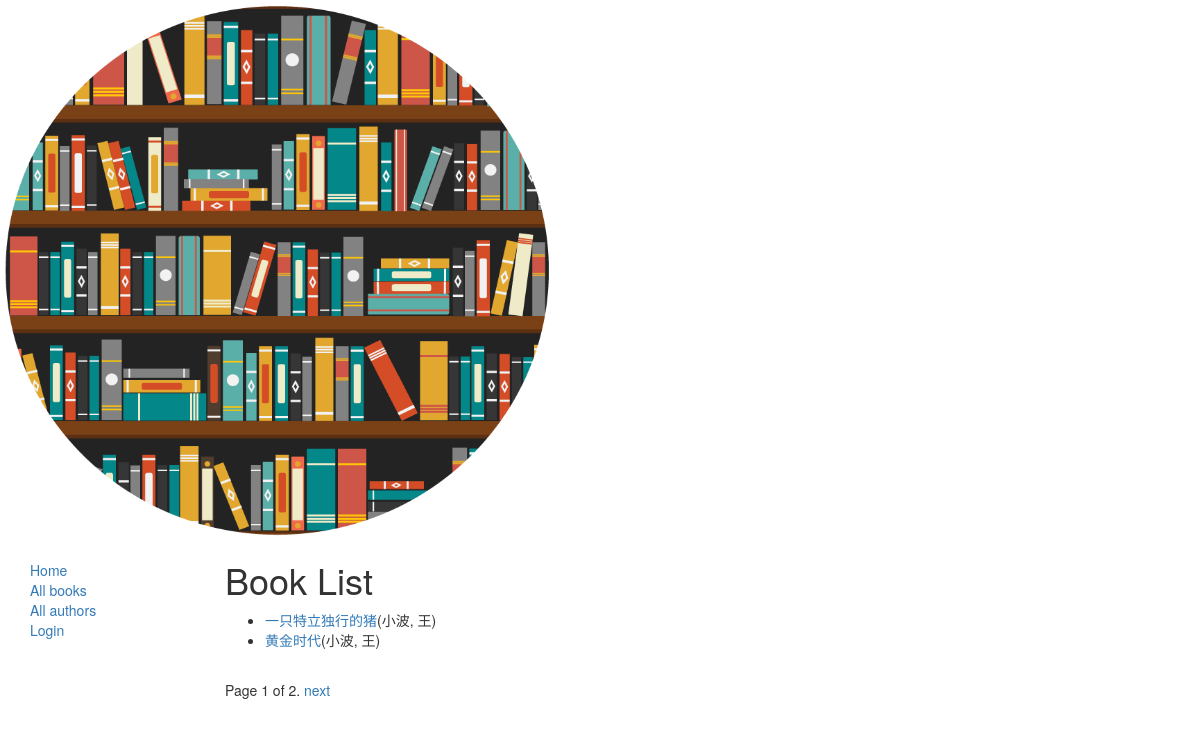
/catalog/books/, run on the app's committed database.
### catalog/models.py (models this page shows, shortened)
class Book(models.Model):
    title = models.CharField(max_length=200)
    author = models.ForeignKey('Author', on_delete=models.SET_NULL, null=True)
    summary = models.TextField(max_length=1000, help_text="Enter a brief description of the book")
    isbn = models.CharField('ISBN', max_length=13,
                            help_text='13 Character <a href="https://www.isbn-international.org/content/what-isbn'
                                      '">ISBN number</a>')
    genre = models.ManyToManyField(Genre, help_text="Select a genre for this book")
    language = models.ForeignKey('Language', on_delete=models.SET_NULL, null=True)
    def get_absolute_url(self):
        return reverse('book-detail', args=[str(self.id)])
    def display_genre(self):
        """
        Creates a string for the Genre. This is required to display genre in Admin.
        """
        return ','.join([genre.name for genre in self.genre.all()[:3]])
    display_genre.short_description = 'Genre'

class Author(models.Model):
    first_name = models.CharField(max_length=100)
    last_name = models.CharField(max_length=100)
    date_of_birth = models.DateField(null=True, blank=True)
    date_of_death = models.DateField('Died', null=True, blank=True)
    def __str__(self):
        return '%s, %s' % (self.last_name, self.first_name)

### catalog/views.py (the view)
# urls.py: path('books/', views.BookListView.as_view(), name='books'),
class BookListView(generic.ListView):
    model = Book
    paginate_by = 2

### catalog/templates/catalog/book_list.html
{% extends "base_generic.html" %}
{% block content %}
    <h1>Book List</h1>
    {% if book_list %}
    <ul>
        {% for book in book_list %}
        <li>
            <a href="{{ book.get_absolute_url }}">{{ book.title }}</a>({{ book.author }})
        </li>
        {% endfor %}
    </ul>
    {% else %}
        <p>There are no books in the library.</p>
    {% endif %}
{% endblock %}

### data on the page
Book: title "一只特立独行的猪", author "小波, 王"
Book: title "黄金时代", author "小波, 王"

### other printed values
{{ page_obj.number }} "1"
{{ page_obj.paginator.num_pages }} "2"
